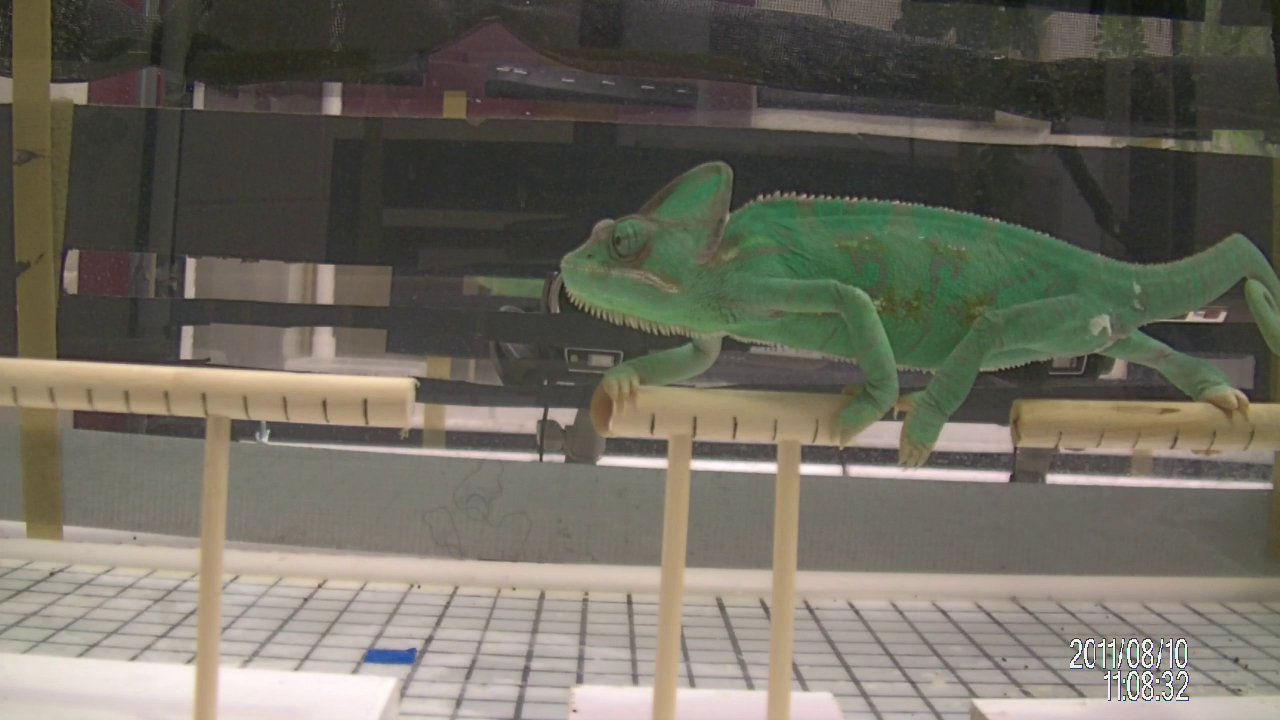
#> input picture Chameleon.jpg, 1280 x 720 px
$ jupyter execute 03-Binary_Morphology-pre-class-assignment.ipynb   (shell and % lines are left out)
#> lines starting #> are read from the running program, lines starting #| are printed output that depends on the picture; after the words box and inside, x2 and y2 are one past the last pixel; in counts of white or black regions, pixels touching at a corner belong together
<a href="https://colab.research.google.com/github/colbrydi/Scientific_Image_Understanding/blob/master/03-Binary_Morphology-pre-class-assignment.ipynb" target="_parent"></a>

# Pre-Class Assignment: Binary Morphology
In this pre-class assignment we will use binary image morphology to improve our ability to do image segmentation.

### Goals for today's pre-class assignment

1. [Color Thresholding](#Color_Thresholding)
1. [Dilation and Erosion](#Dilation_and_Erosion)
1. [Other Binary Morphology functions](#Other_Binary_Morphology_Operations)
1. [Over the sholder example](#Over_the_sholder_example)

----
<a name="Color_Thresholding"></a>
# 1. Color Thresholding

The following code tries to color segment an image

[cell 1]
# The following code snippet reads any file from the internet and saves it to your local directory.

from urllib.request import urlopen, urlretrieve
import imageio.v2 as imageio
import matplotlib.pylab as plt
import numpy as np

url = 'https://goo.gl/g4wdeF'
file = 'Chameleon.jpg'
urlretrieve(url, file)
#> (this line was passed over: the network is not available in this run)

im = imageio.imread(file)
#> im is the input picture: shape (720, 1280, 3); mean R, G, B 109, 105.8, 94.7
plt.imshow(im)

[cell 2]
#Use Logical operators for each RGB Color channel
r_threshold = im[:,:,0] < 100
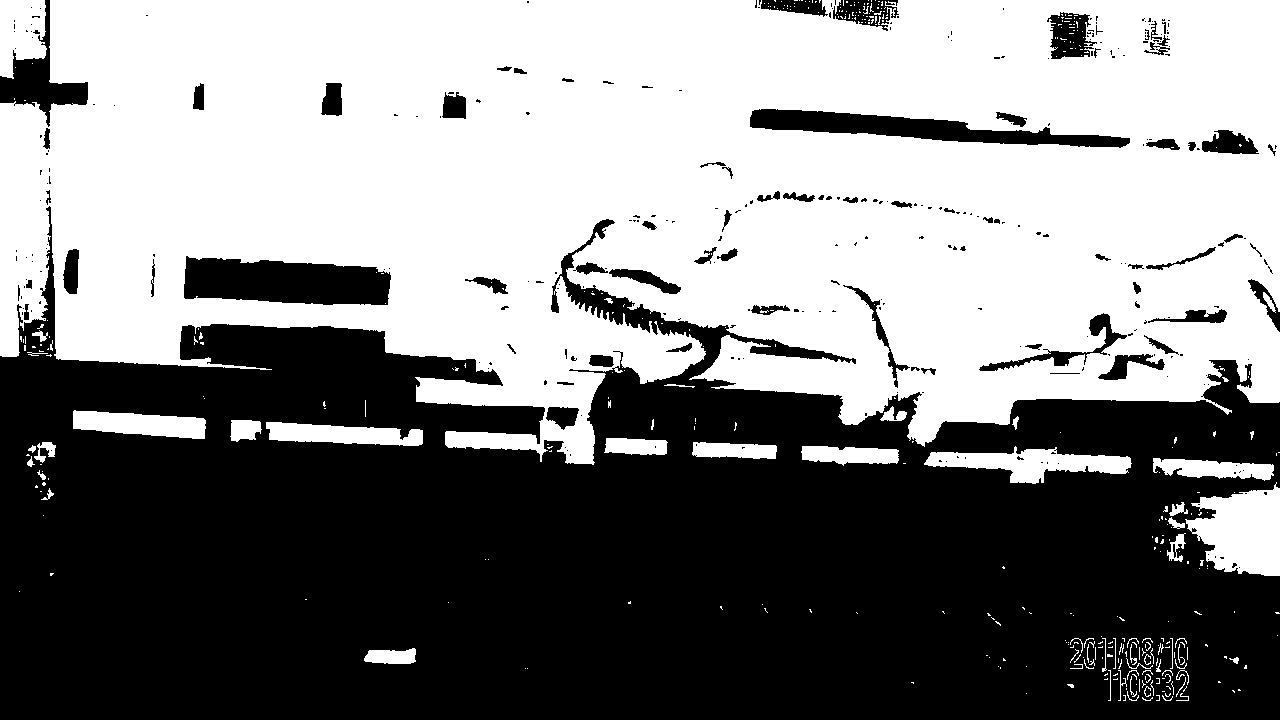
#> r_threshold: shape (720, 1280) bool; 51.5% white; 305 black regions (234 under 20 px), largest, box (x1, y1, x2, y2) and area: (0, 206, 1280, 720) 412945, (184, 256, 391, 305) 7984, (750, 109, 1130, 148) 6165
g_threshold = im[:,:,1] > 90
#> g_threshold: shape (720, 1280) bool; 57.2% white; 529 black regions (434 under 20 px), largest, box (x1, y1, x2, y2) and area: (0, 0, 1280, 463) 338523, (948, 353, 1232, 425) 8661, (1137, 276, 1280, 403) 6717
b_threshold = im[:,:,2] < 100
#> b_threshold: shape (720, 1280) bool; 60.4% white; 501 black regions (416 under 20 px), largest, box (x1, y1, x2, y2) and area: (0, 326, 1280, 720) 336959, (751, 109, 1117, 147) 5093, (1058, 435, 1279, 464) 3625

[cell 3]
#Use Logical to combine results of each channel
binary_image = np.logical_and(r_threshold,g_threshold)
#> binary_image: shape (720, 1280) bool; 9.2% white; 1133 white regions (1099 under 20 px), largest, box (x1, y1, x2, y2) and area: (566, 163, 1280, 447) 73927, (1185, 491, 1272, 576) 1931, (621, 338, 706, 384) 1672
binary_image = np.logical_and(binary_image,b_threshold)
#> binary_image: shape (720, 1280) bool; 9.1% white; 1125 white regions (1093 under 20 px), largest, box (x1, y1, x2, y2) and area: (566, 163, 1280, 447) 73676, (1185, 491, 1272, 576) 1931, (621, 338, 706, 384) 1672

[cell 4]
#display the binary image result from color segmentation
plt.figure(figsize = (10,5))
plt.imshow(binary_image, cmap='gray',vmin=0,vmax=1);

---
<a name="Dilation_and_Erosion"></a>
# 2. Dilation and Erosion
How can we make the above images look better?  We will use two "Binary Image Morphology" operators called Dilation and Erosion that can "grow" and "shrink" the "true" regions in our above image.  Watch the following video on dilation:

[cell 5]
#Dilation
from IPython.display import YouTubeVideo
YouTubeVideo("xO3ED27rMHs",width=640,height=360)

The following python snipit in the ndimage package uses a square structure element (3x3) to dilate the image. You can change the iterations input option to increase the number of times the structure element is applied:

[cell 6]
from scipy import ndimage

#Example of Dialation using ndimage in scipy
after_dialation = ndimage.binary_dilation(binary_image, iterations=3)
#> after_dialation: shape (720, 1280) bool; 14.4% white; 239 white regions (1 under 20 px), largest, box (x1, y1, x2, y2) and area: (547, 159, 1280, 450) 100020, (1149, 488, 1280, 579) 5402, (461, 273, 548, 301) 1572
f, (ax1, ax2) = plt.subplots(1, 2,figsize=(20,10))
ax1.imshow(binary_image, cmap='gray')
ax1.set_title("Before Dilation")

ax2.imshow(after_dialation, cmap='gray')
ax2.set_title("After Dilation")

Notice how more of the chameleon is included in this expanded image

Now consider the following video on **Erosion**:

[cell 7]
#Erosion
from IPython.display import YouTubeVideo
YouTubeVideo("fmyE7DiaIYQ",width=640,height=360)

The following python snipit in the ndimage package uses a square structure element (3x3) to erode the image. You can change the iterations input option to increase the number of times the structure element is applied:

[cell 8]
from scipy import ndimage

after_erosion = ndimage.binary_erosion(binary_image, iterations=3)
#> after_erosion: shape (720, 1280) bool; 6.1% white; 37 white regions (20 under 20 px), largest, box (x1, y1, x2, y2) and area: (569, 169, 1277, 422) 51789, (629, 352, 702, 379) 1035, (1164, 357, 1215, 391) 871
f, (ax1, ax2) = plt.subplots(1, 2,figsize=(20,10))
ax1.imshow(binary_image, cmap='gray')
ax1.set_title("Before Erosion")

ax2.imshow(after_erosion, cmap='gray')
ax2.set_title("After Erosion")

Notice that the small pixel "noise" has been removed from the image.

&#9989; **Do This:** Think about how you could combine erosion and dilation to do a better job at segmentation of the chameleon.  The goal is to find a combination and sequence of dilation and erosion that only provides the entire chameleon and eliminates all of the background.

Modify the following code to try to best segment out the chameleon.  Feel free to change the order of the algorithms or add your own logic:

[cell 9]
bw1 = ndimage.binary_erosion(binary_image, iterations=5)
#> bw1: shape (720, 1280) bool; 4.9% white; 33 white regions (16 under 20 px), largest, box (x1, y1, x2, y2) and area: (572, 171, 1275, 406) 41039, (907, 334, 979, 394) 925, (633, 354, 698, 377) 750
bw2 = ndimage.binary_dilation(bw1, iterations=7)
#> bw2: shape (720, 1280) bool; 8.7% white; 12 white regions, largest, box (x1, y1, x2, y2) and area: (565, 164, 1280, 447) 72580, (626, 347, 705, 384) 1758, (1159, 352, 1217, 392) 1480

[cell 10]
f, (ax1, ax2) = plt.subplots(1, 2,figsize=(20,10))
im2 = im.copy()
ax1.imshow(bw1, cmap='gray')
ax1.set_title("Just Erosion")

im2 = im.copy()
ax2.imshow(bw2,cmap='gray')
ax2.set_title("Erosion and then Dilagion")

----
<a name="Other_Binary_Morphology_Operations"></a>
# 3.  Other Binary Morphology Operations

Both **Dilation** and **Erosion** come from a class of algorithms called "binary morphology".  These algorithms all take binary images as inputs and return modified binary images as outputs.  Because the inputs are the same as the outputs you can string them together.

**&#9989;  DO THIS** review the functions available in the ```ndimage``` python class related to morphology:

https://docs.scipy.org/doc/scipy/reference/ndimage.html

**Question:** Which of these functions sound like they may be useful to help better segment the chameleon and why?

<font size=8 color="#009600">&#9998;</font> Do This - Erase the contents of this cell and replace it with your answer to the above question!  (double-click on this text to edit this cell, and hit shift+enter to save the text)

The following operation uses one of the other morphology functions.  We can use the function as an "index" into the original image.  Notice the lines in the following code that remove the background from the image by setting all values corresponding to "false" in the binary images equal to zero.

[cell 11]
bw1 = ndimage.binary_erosion(binary_image, iterations=5)
bw2 = ndimage.binary_dilation(bw1, iterations=7)
bw3 = ndimage.binary_closing(bw2, iterations=20)
#> bw3: shape (720, 1280) bool; 10.4% white; 4 white regions, box (x1, y1, x2, y2) and area: (564, 164, 1260, 447) 92863, (1194, 492, 1247, 573) 1745, (503, 276, 546, 299) 735, (1252, 302, 1260, 319) 76

f, (ax1, ax2) = plt.subplots(1, 2,figsize=(20,10))
ax1.imshow(im)
ax1.set_title("Original Image")

im2 = im.copy()
im2[bw3==False,:] = 0 #Remove Background
ax2.imshow(im2)
ax2.set_title("Segmented Image")

----
<a name="Over_the_sholder_example"></a>
# 4. Over the shoulder example

This is a LONG example video (~26 minutes) of using image morphology in a real world programming problem (this is more scientific visualization rather than scientific image analysis). This is "over the solder" instruction where you can see everything I did including my debugging technique and troubleshooting.  Some students find this kind of instruction very helpful, others find it tedious and annoying.

I will not ask any question in this notebook so feel free to at double speed or skip though based on your interest and time. The important part is my introduction to "object labeling" which I start talking about approximately 11 minutes and 45 seconds into the video.  We will use this concept/function in class.

[cell 12]
from IPython.display import YouTubeVideo
YouTubeVideo("3KRZtVZfn-Q",width=640,height=360)

Here is most of the code from the video for your reference. Make sure you download the image which can be found here:

http://www.yourchildlearns.com/online-atlas/images/map-of-united-states-2.gif

[cell 13]
#The following code snip-it downloads a file from internet and saves it to your local directory.
from urllib.request import urlopen, urlretrieve

url='http://www.yourchildlearns.com/online-atlas/images/map-of-united-states-2.gif'
file = './map-of-united-states.gif'
urlretrieve(url, file);
#> (this line was passed over: the network is not available in this run)

[cell 14]
import numpy as np
from scipy import ndimage
import matplotlib.pylab as plt
from PIL import Image

img = Image.open(file)
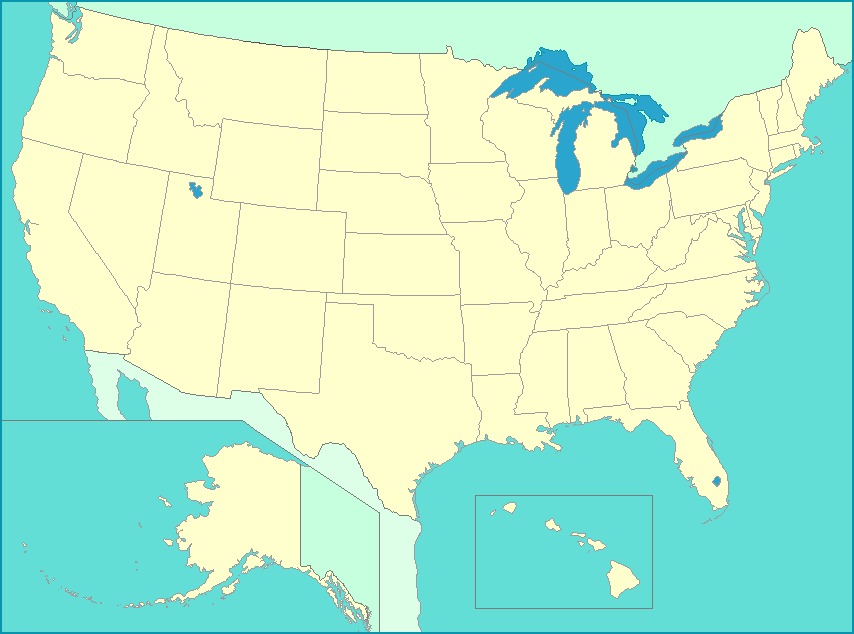
#> input picture map-of-united-states.gif, 854 x 634 px
#> img is the input picture: PIL image 854x634 P; mean R, G, B 186.5, 238.4, 209

[cell 15]
np_img = np.asarray(img)
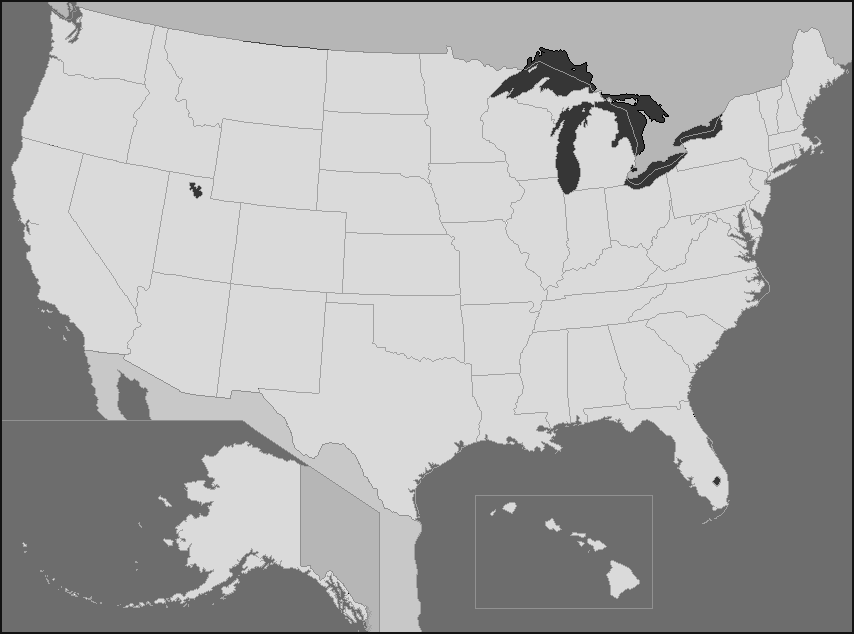
#> np_img: shape (634, 854); min 1, max 15, mean 10.38; drawn with min black and max white
plt.figure(figsize = (10,5))
plt.imshow(np_img)

[cell 16]
bw = np_img > 12
#> bw: shape (634, 854) bool; 48.2% white; 47 white regions (34 under 20 px), largest, box (x1, y1, x2, y2) and area: (12, 8, 844, 520) 246731, (171, 442, 367, 620) 12664, (607, 561, 639, 598) 660
bw = ndimage.binary_erosion(bw, iterations=1)
#> bw: shape (634, 854) bool; 45% white; 96 white regions (33 under 20 px), largest, box (x1, y1, x2, y2) and area: (261, 304, 480, 518) 21615, (13, 139, 140, 353) 12429, (166, 30, 326, 128) 11769
bw = ndimage.binary_dilation(bw)
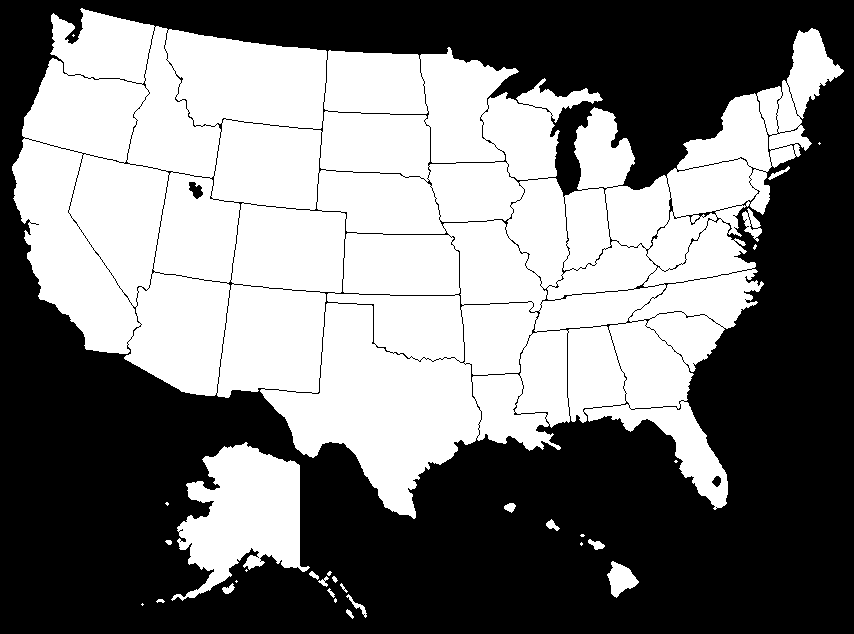
#> bw: shape (634, 854) bool; 48% white; 30 white regions (12 under 20 px), largest, box (x1, y1, x2, y2) and area: (12, 8, 844, 519) 245616, (171, 442, 310, 601) 12250, (607, 561, 639, 598) 655
plt.imshow(bw)

[cell 17]
lab, num_features = ndimage.label(bw)
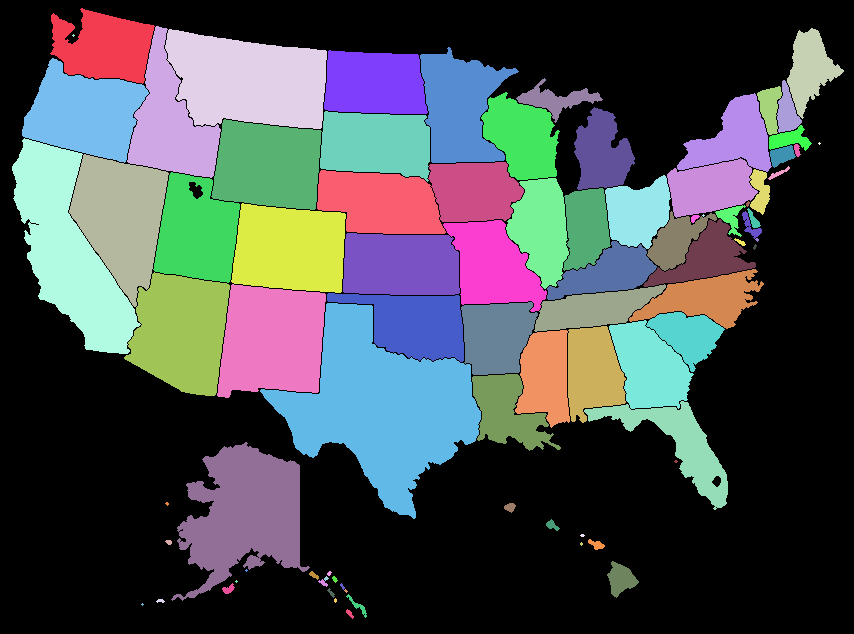
#> lab: shape (634, 854) int32; 86 distinct labels, from 0 to 85; one colour per label, 0 black
#> num_features = 85
lab[lab == 0] = np.max(lab)
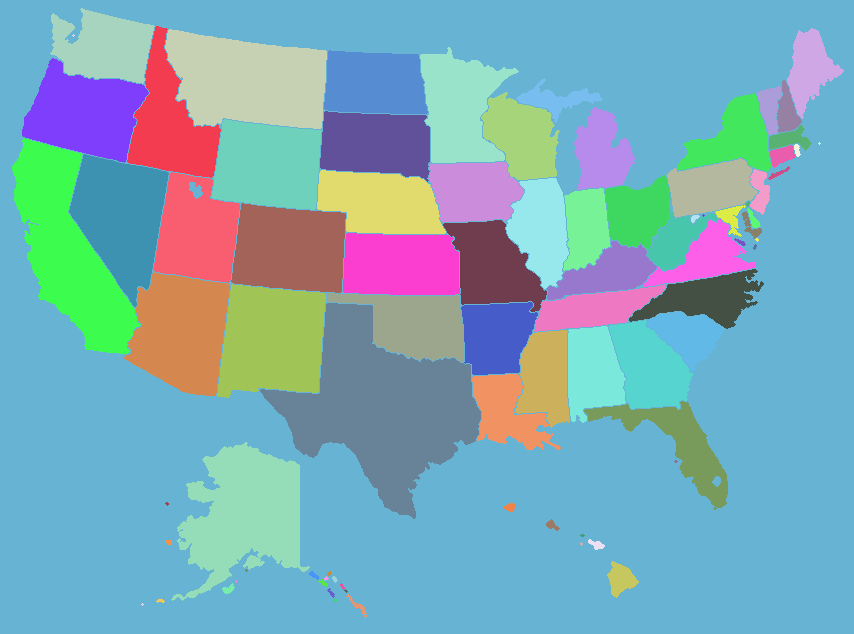
#> lab: shape (634, 854) int32; 85 distinct labels, from 1 to 85; one colour per label, 0 black
plt.imshow(lab)
